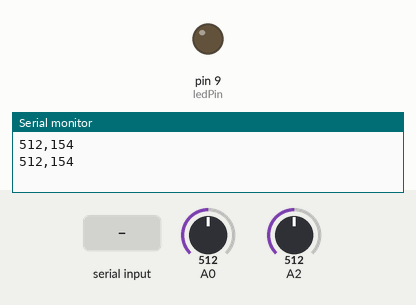
The sketch below on a simulated Arduino Uno, built with avr-gcc and run on an emulated ATmega328P. Shown: output pins drawn as LEDs (lit = HIGH), the last lines printed to the serial monitor. Inputs (shaded band) come from the test bench; at power-on: A0 = 512, A2 = 512.

Above: at 1.2 s.
1.3 s: "90,45\n" received over Serial
At 2.8 s:
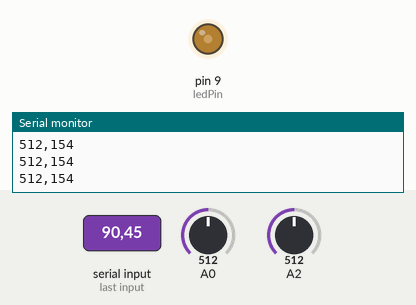
5.4 s: "30,150\n" received over Serial
At 7.9 s:
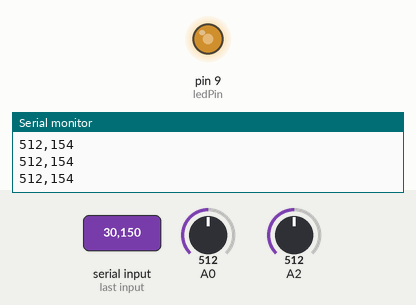
9.5 s: "200\n" received over Serial
At 11.4 s:
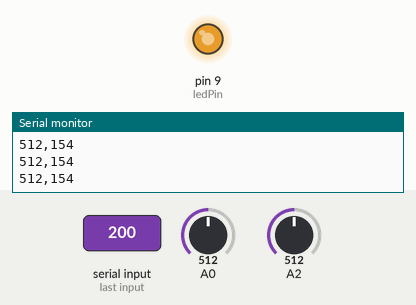
13.5 s: "90\n" received over Serial
At 14.5 s:
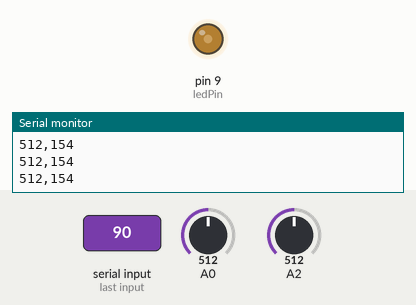
Timing chart, 0 to 17.5 s (numbered marks = the images above; inputs shaded):
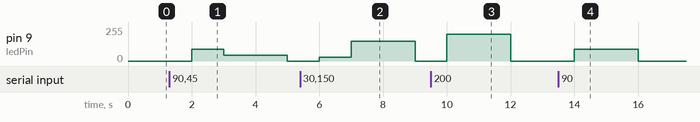

The sketch:

LEDSystem_ii.ino
```cpp
/*
  AnalogReadSerial

Modified by: Matthew Choi

  http://www.arduino.cc/en/Tutorial/AnalogReadSerial
*/

const int buttonPin = 2;
const int ledPin = 9;

int buttonState = 0;

void setup(){
  pinMode(ledPin, OUTPUT);
  pinMode(buttonPin, INPUT);
  Serial.begin(9600);
}

//

void loop(){
    int tempValue = analogRead(A2);
    int milivolt = tempValue*(5000/1024);
    int T = (milivolt - 500)/10;
    int lightValue = analogRead(A0);
    int brightness = map(lightValue, 0,1023,0,255);
    Serial.print(lightValue);
    Serial.print(",");
    Serial.println(T);

    if (Serial.available()>0){
      int incomingByte=Serial.parseInt();
      analogWrite(ledPin,incomingByte);
    }
   // else {
  //   analogWrite(ledPin,0);
  //  }
    delay(1000);
}
```

Measured:
- after the input at 1.3 s, pin 9 (ledPin): 0/255 → 90/255 after 0.70 s, → 45/255 1.0 s later, → 0/255 2.0 s later
- after the input at 5.4 s, pin 9 (ledPin): 0/255 → 30/255 after 0.60 s, → 150/255 1.0 s later, → 0/255 2.0 s later
- after the input at 9.5 s, pin 9 (ledPin): 0/255 → 200/255 after 0.50 s, → 0/255 2.0 s later
- after the input at 13.5 s, pin 9 (ledPin): 0/255 → 90/255 after 0.50 s, → 0/255 2.0 s later
